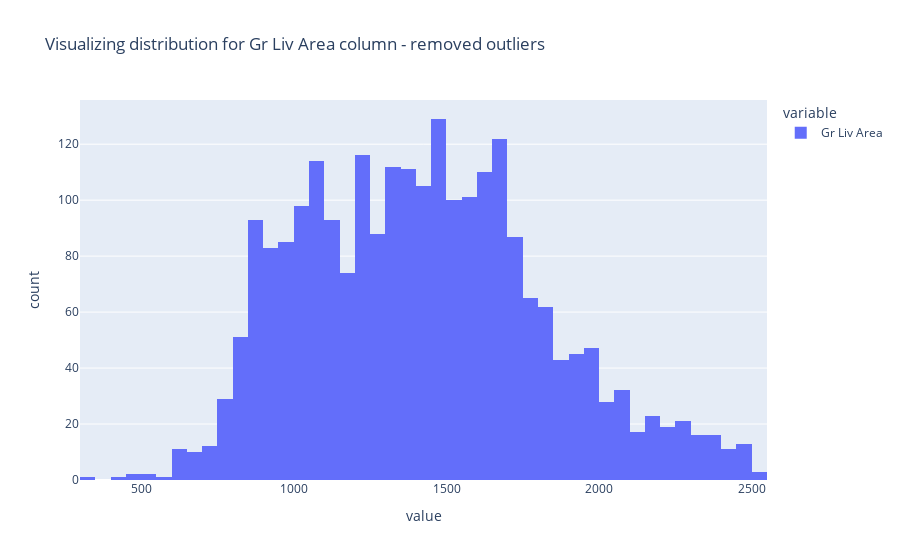
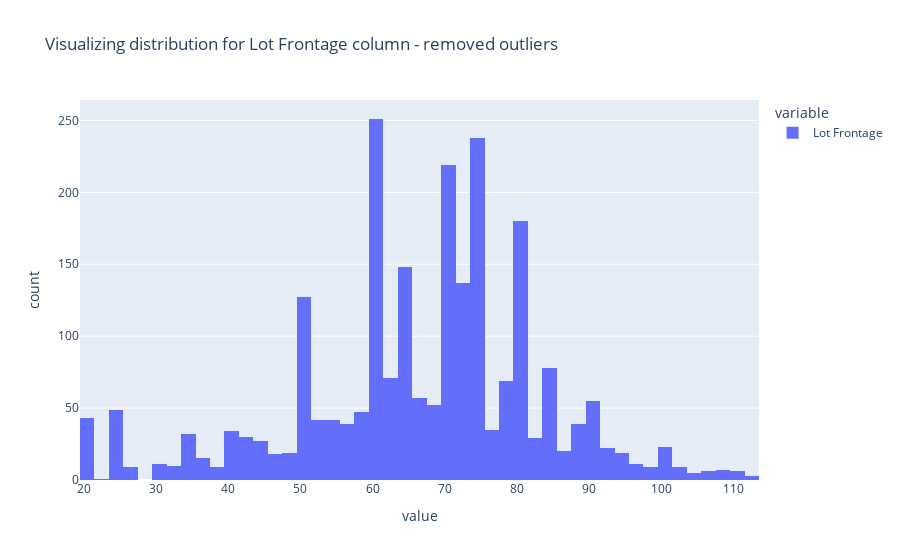

Notebook source saved alongside these figures, in order:
### Code cell
for col in continous_cols:
    fig = px.histogram(df_out[col], title=f"Visualizing distribution for {col} column - removed outliers")
    fig.show()

### Figure 1 — Plotly figure (JSON) as saved in the notebook; plotly's stock layout.template omitted (floating-point values rounded to 4 significant figures; data arrays with more than 128 entries replaced by an {"elided": "..."} marker saying what was removed)
{"data": [{"alignmentgroup": "True", "bingroup": "x", "hovertemplate": "variable=Gr Liv Area<br>value=%{x}<br>count=%{y}<extra></extra>", "legendgroup": "Gr Liv Area", "marker": {"color": "#636efa", "pattern": {"shape": ""}}, "name": "Gr Liv Area", "offsetgroup": "Gr Liv Area", "orientation": "v", "showlegend": true, "type": "histogram", "x": {"elided": "2402 int values"}, "xaxis": "x", "yaxis": "y"}], "layout": {"barmode": "relative", "legend": {"title": {"text": "variable"}, "tracegroupgap": 0}, "title": {"text": "Visualizing distribution for Gr Liv Area column - removed outliers"}, "xaxis": {"anchor": "y", "domain": [0, 1], "title": {"text": "value"}}, "yaxis": {"anchor": "x", "domain": [0, 1], "title": {"text": "count"}}}}

### Figure 2 — Plotly figure (JSON) as saved in the notebook; plotly's stock layout.template omitted (floating-point values rounded to 4 significant figures; data arrays with more than 128 entries replaced by an {"elided": "..."} marker saying what was removed)
{"data": [{"alignmentgroup": "True", "bingroup": "x", "hovertemplate": "variable=Lot Frontage<br>value=%{x}<br>count=%{y}<extra></extra>", "legendgroup": "Lot Frontage", "marker": {"color": "#636efa", "pattern": {"shape": ""}}, "name": "Lot Frontage", "offsetgroup": "Lot Frontage", "orientation": "v", "showlegend": true, "type": "histogram", "x": {"elided": "2402 int values"}, "xaxis": "x", "yaxis": "y"}], "layout": {"barmode": "relative", "legend": {"title": {"text": "variable"}, "tracegroupgap": 0}, "title": {"text": "Visualizing distribution for Lot Frontage column - removed outliers"}, "xaxis": {"anchor": "y", "domain": [0, 1], "title": {"text": "value"}}, "yaxis": {"anchor": "x", "domain": [0, 1], "title": {"text": "count"}}}}
